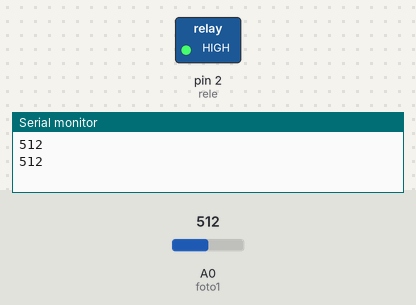
A sketch run on a simulated Arduino Uno, built with avr-gcc and run on an emulated ATmega328P. Shown: switched loads named in the sketch (green lamp = pin HIGH), the last lines printed to the serial monitor. Inputs (shaded band) come from the test bench; at power-on: A0 (foto1) = 512.

Above: at 1.8 s.
1.9 s: A0 (foto1) set to 960
3.4 s: A0 (foto1) set to 983
At 4.4 s:
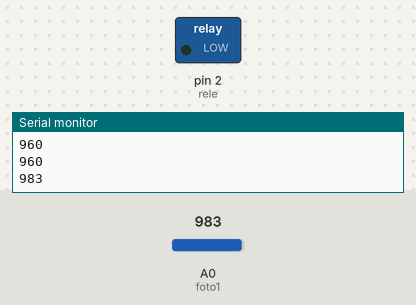
4.9 s: A0 (foto1) set to 812
6.6 s: A0 (foto1) set to 780
At 7.8 s:
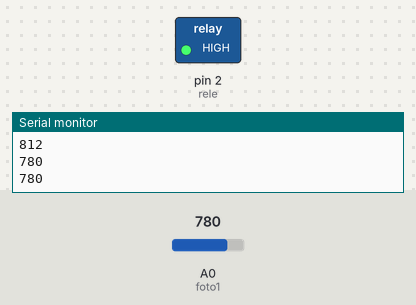
8.1 s: A0 (foto1) set to 982
At 9.6 s:
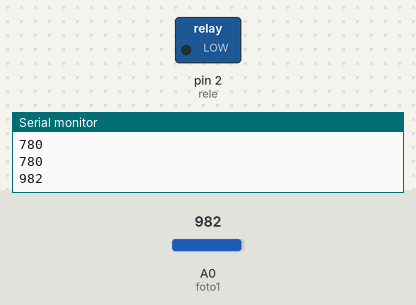
Timing chart, 0 to 11.1 s (numbered marks = the images above; inputs shaded):
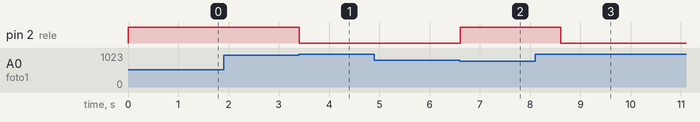

Measured:
- the behaviour switches between 971 and 972 on A0 (foto1) (found by bisection; images 0 and 1)
- the behaviour switches between 794 and 793 on A0 (foto1) (found by bisection; images 1 and 2)
- after the input at 3.4 s, pin 2 (rele): HIGH → LOW at once
- after the input at 6.6 s, pin 2 (rele): LOW → HIGH at once
- after the input at 8.1 s, pin 2 (rele): HIGH → LOW after 0.51 s

The sketch:

Practica_1.ino
```cpp
int rele = 2;
int foto1 = A0;

void setup() {
pinMode(rele,OUTPUT);
pinMode(foto1,INPUT);
Serial.begin(9600);
}

void loop() {
foto1 = analogRead(A0);
Serial.println(foto1);
if (foto1 <= 793){
  digitalWrite(rele,HIGH);
  delay(1000);
  }
else if(foto1 >= 972){
  digitalWrite(rele,LOW);
 delay(1000);
  }
}
```
